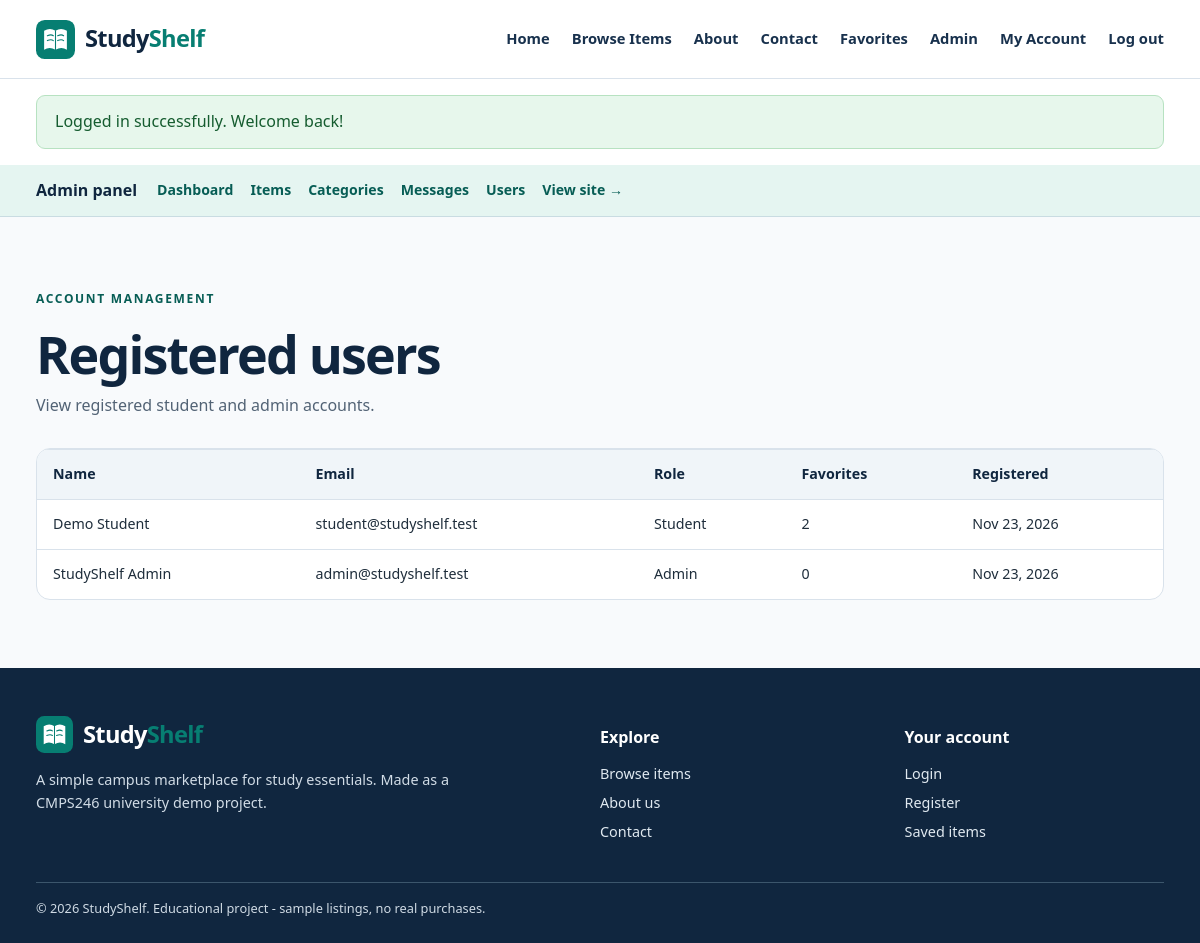
The page /admin/users.php (signed in) on the database its author committed.
### tables this page shows
CREATE TABLE users (
    id INT AUTO_INCREMENT PRIMARY KEY,
    full_name VARCHAR(100) NOT NULL,
    email VARCHAR(150) NOT NULL UNIQUE,
    password_hash VARCHAR(255) NOT NULL,
    role ENUM('student', 'admin') NOT NULL DEFAULT 'student',
    created_at TIMESTAMP DEFAULT CURRENT_TIMESTAMP
);

### config/database.php (called while the page is built, shortened)
<?php
function db(): PDO
{
    try {
        $dsn = 'mysql:host=' . DB_HOST . ';port=' . DB_PORT . ';dbname=' . DB_NAME . ';charset=utf8mb4';
        $connection = new PDO($dsn, DB_USER, DB_PASS, [
            PDO::ATTR_ERRMODE => PDO::ERRMODE_EXCEPTION,
            PDO::ATTR_DEFAULT_FETCH_MODE => PDO::FETCH_ASSOC,
            PDO::ATTR_EMULATE_PREPARES => false
        ]);
        return $connection;
    } catch (PDOException $exception) {
        http_response_code(500);
        exit('Database connection failed. Please import database/studyshelf.sql and check config/database.php.');
    }
}

### includes/functions.php (called while the page is built, shortened)
<?php
function e(?string $text): string
{
    return htmlspecialchars($text ?? '', ENT_QUOTES | ENT_SUBSTITUTE, 'UTF-8');
}

### admin/users.php (the view, shortened to what this page needs)
<?php
$users = db()->query('SELECT u.id, u.full_name, u.email, u.role, u.created_at, (SELECT COUNT(*) FROM favorites f WHERE f.user_id = u.id) AS saved_count FROM users u ORDER BY u.id DESC')->fetchAll();
require __DIR__ . '/../includes/header.php';
require __DIR__ . '/../includes/admin_nav.php';
?>
<section class="section admin-section"><div class="container"><div class="section-top"><div><span class="eyebrow">ACCOUNT MANAGEMENT</span><h1>Registered users</h1><p>View registered student and admin accounts.</p></div></div><div class="admin-panel"><div class="table-scroll"><table><thead><tr><th scope="col">Name</th><th scope="col">Email</th><th scope="col">Role</th><th scope="col">Favorites</th><th scope="col">Registered</th></tr></thead><tbody><?php foreach ($users as $user): ?><tr><td><?= e($user['full_name']) ?></td><td><?= e($user['email']) ?></td><td><?= e(ucfirst($user['role'])) ?></td><td><?= (int)$user['saved_count'] ?></td><td><?= e(date('M j, Y', strtotime($user['created_at']))) ?></td></tr><?php endforeach; ?></tbody></table></div></div></div></section>
<?php require __DIR__ . '/../includes/footer.php'; ?>

### assets/css/style.css (style rules this page uses)
:root { --navy: #18314d; --navy-dark: #10263f; --teal: #077e72; --teal-dark: #075d55; --mint: #e5f5f1; --cream: #fffaf0; --page: #ffffff; --pale: #f5f8fc; --text: #1e2d3b; --muted: #526375; --border: #d9e2eb; --danger: #ab3030; --radius: 14px; --shadow: 0 8px 30px rgba(23, 47, 72, .07); }
*, *::before, *::after { box-sizing: border-box; }
html { scroll-behavior: smooth; }
body { margin: 0; color: var(--text); background: var(--page); font: 16px/1.6 "Segoe UI", Tahoma, Arial, sans-serif; }
.container { width: 94%; max-width: 1140px; margin: 0 auto; }
h1, h2, h3, p { margin-top: 0; }
h1, h2, h3 { color: var(--navy-dark); line-height: 1.22; }
h1 { font-size: 3.25rem; letter-spacing: -.035em; }
p { color: var(--muted); }
.eyebrow { color: var(--teal-dark); display: inline-block; font-size: .75rem; font-weight: 800; letter-spacing: .14em; margin-bottom: 14px; }
.section { padding: 68px 0; }
.section-top { display: flex; justify-content: space-between; gap: 20px; align-items: end; margin-bottom: 30px; }
.section-top h1, .section-top h2 { margin-bottom: 7px; }
.section-top p { margin-bottom: 0; }
.admin-section { background: #f8fafc; min-height: 50vh; }
.admin-panel { overflow: hidden; border-radius: 14px; border: 1px solid var(--border); background: white; }
.table-scroll { overflow-x: auto; }
table { width: 100%; border-collapse: collapse; min-width: 600px; font-size: .89rem; }
th, td { padding: 13px 16px; border-top: 1px solid var(--border); text-align: left; vertical-align: middle; }
th { background: #f0f5f9; font-weight: 800; color: var(--navy-dark); white-space: nowrap; }

### rows shown on the page
users: full_name "Demo Student", email "student@studyshelf.test", role "Student", saved_count "2", created_at "Nov 23, 2026"
users: full_name "StudyShelf Admin", email "admin@studyshelf.test", role "Admin", saved_count "0", created_at "Nov 23, 2026"

### other values the page prints
$flash_message['message'] "Logged in successfully. Welcome back!"
